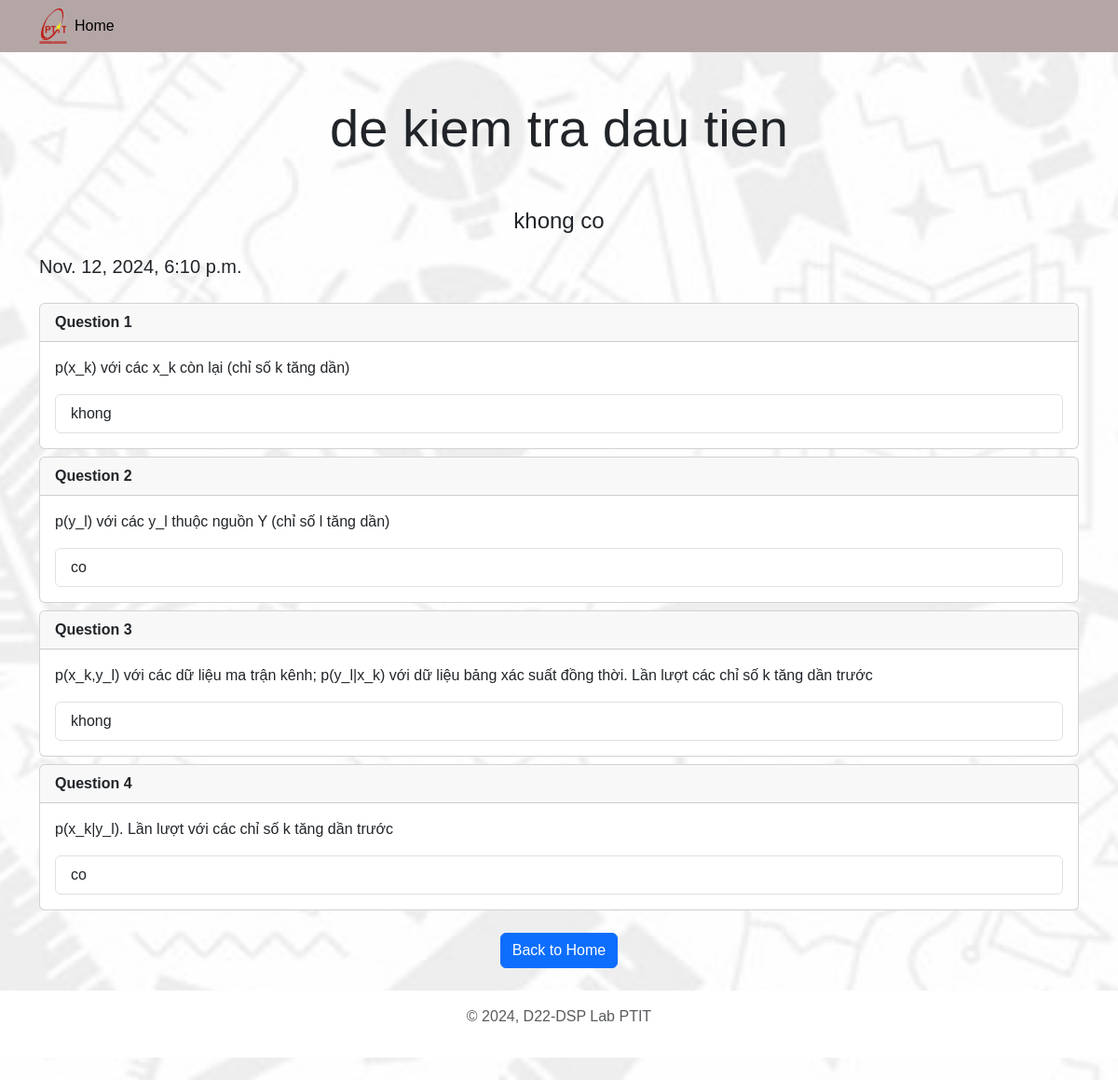
The page /myclass/all_student_answers/1/1 (signed in) on the database its author committed.
### quiz/models.py (models this page shows, shortened)
class Quiz(models.Model):
    id = models.AutoField(primary_key=True)
    title = models.CharField(max_length=255)
    description = models.TextField()
    class_id = models.ForeignKey(MyClass, on_delete=models.CASCADE, null=True, blank=True)
    category = models.ForeignKey(Category, on_delete=models.CASCADE,null=True, blank=True)
    quiz_file = models.FileField(upload_to='quiz/' , null=True, blank=True)
    created_at = models.DateTimeField(auto_now_add=True)
    updated_at = models.DateTimeField(auto_now=True)
    duration = models.IntegerField(default=45)
    total_questions = models.IntegerField()
    instructor = models.ForeignKey(User, on_delete=models.CASCADE,null=True, blank=True)
    active = models.BooleanField(default=False)
    class Meta:
        verbose_name_plural = 'Quizzes'

class Question(models.Model):
    QUESTION_TYPES = [
        ('MCQ', 'Multiple Choice Question'),
        ('FIB', 'Fill in the Blank'),
    ]
    category = models.ForeignKey(Category, on_delete=models.CASCADE,null=True, blank=True)
    topic = models.TextField(null=True, blank=True)
    subtopic = models.TextField(null=True, blank=True)
    id = models.AutoField(primary_key=True)
    question_type = models.CharField(max_length=3, choices=QUESTION_TYPES)
    CLO = models.IntegerField(default=1)
    quiz_id = models.ForeignKey(Quiz, on_delete=models.CASCADE)
    question_text = models.TextField()
    difficulty = models.IntegerField(default=1)

class FullStudentAnswer(models.Model):
    id = models.AutoField(primary_key=True)
    question_id = models.ForeignKey(Question, on_delete=models.CASCADE)
    quiz_result_id = models.ForeignKey(QuizResult, on_delete=models.CASCADE)
    selected_option = models.ForeignKey(Option, on_delete=models.CASCADE, default = None, null = True)
    option_1 = models.ForeignKey(Option, on_delete=models.CASCADE, related_name='option_1', default = None, null = True)
    option_2 = models.ForeignKey(Option, on_delete=models.CASCADE, related_name='option_2', default = None, null = True)
    option_3 = models.ForeignKey(Option, on_delete=models.CASCADE, related_name='option_3', default = None, null = True)
    option_4 = models.ForeignKey(Option, on_delete=models.CASCADE, related_name='option_4', default = None, null=True)
    answer_text = models.TextField()
    quiz_id = models.ForeignKey(Quiz, on_delete=models.CASCADE)

### quiz/views.py (the view)
# urls.py: path('all_student_answers/<int:quiz_id>/<int:quiz_result_id>', quiz_views.all_quiz_result_view, name='all_student_answers'),
@login_required(login_url='login')
def all_quiz_result_view(request, quiz_id, quiz_result_id):
    quiz = get_object_or_404(Quiz, id=quiz_id)
    questions = Question.objects.filter(quiz_id=quiz_id)
    quiz_result = get_object_or_404(QuizResult, id=quiz_result_id)
    full_student_answers = FullStudentAnswer.objects.filter(quiz_result_id=quiz_result_id)
    return render(request, 'all_student_answers.html', {
        'quiz': quiz,
        'questions': questions,
        'quiz_result': quiz_result,
        'full_student_answers': full_student_answers
    })

### templates/all_student_answers.html (shortened to what this page needs)
<!DOCTYPE html>
<html lang="en">
<head>
    <link href="https://cdn.jsdelivr.net/npm/bootstrap@5.3.0-alpha3/dist/css/bootstrap.min.css" rel="stylesheet"
>
    <link rel="stylesheet" href="/static/css/style.css">
</head>
<body>
    <nav class="navbar navbar-expand-lg bg-body-tertiary d-none d-lg-block">
        <div class="container">
            <img src="/static/images/logo_ptit.png" alt="" style="width: 30px;">
            <div class="collapse navbar-collapse" id="navbarSupportedContent">
                <ul class="navbar-nav me-auto mb-2 mb-lg-0">
                    <li class="nav-item">
                        <a class="nav-link active" aria-current="page" href="{% url 'welcome' %}">Home</a>
                    </li>
                </ul>
            </div>
        </div>
    </nav>
    <h1 class="display-4 text-center my-5"> {{ quiz.title }} </h1>
    <p class="fs-4 text-center container">{{ quiz.description }}</p>
    <div class="container">
        <div class="d-flex justify-content-between">
            <span class="fs-5">{{ quiz.created_at }}</span>
        </div>
        <div class="questions my-4">
            {% for question in questions %}
                <div class="card mb-2">
                    <div class="card-header fw-bold">
                        Question {{ forloop.counter }}
                    </div>
                    <div class="card-body">
                        <p class="card-text">{{ question.question_text }}</p>
                        {% if question.question_type == 'MCQ' %}
                            <ul class="list-group">
                                {% for answer in full_student_answers %}
                                    {% if answer.question_id.id == question.id and answer.quiz_result_id.id == quiz_result.id %}
                                        <li class="list-group-item {% if answer.option_1.id == answer.selected_option.id %}list-group-item-success{% elif answer.option_1.id != answer.selected_option.id and answer.option_1.is_correct %}list-group-item-success{% elif answer.option_1.id == answer.selected_option.id and not answer.option_1.is_correct %}list-group-item-danger{% endif %}">
                                            {{ answer.option_1.option_text }}
                                        </li>
                                        <li class="list-group-item {% if answer.option_2.id == answer.selected_option.id %}list-group-item-success{% elif answer.option_2.id != answer.selected_option.id and answer.option_2.is_correct %}list-group-item-success{% elif answer.option_2.id == answer.selected_option.id and not answer.option_2.is_correct %}list-group-item-danger{% endif %}">
                                            {{ answer.option_2.option_text }}
                                        </li>
                                        <li class="list-group-item {% if answer.option_3.id == answer.selected_option.id %}list-group-item-success{% elif answer.option_3.id != answer.selected_option.id and answer.option_3.is_correct %}list-group-item-success{% elif answer.option_3.id == answer.selected_option.id and not answer.option_3.is_correct %}list-group-item-danger{% endif %}">
                                            {{ answer.option_3.option_text }}
                                        </li>
                                        <li class="list-group-item {% if answer.option_4.id == answer.selected_option.id %}list-group-item-success{% elif answer.option_4.id != answer.selected_option.id and answer.option_4.is_correct %}list-group-item-success{% elif answer.option_4.id == answer.selected_option.id and not answer.option_4.is_correct %}list-group-item-danger{% endif %}">
                                            {{ answer.option_4.option_text }}
                                        </li>
                                    {% endif %}
                                {% endfor %}
                            </ul>
                        {% elif question.question_type == 'FIB' %}
                            <ul class="list-group">
                                {% for answer in full_student_answers %}
                                    {% if answer.question_id.id == question.id and answer.quiz_result_id.id == quiz_result.id %}
                                        <li class="list-group-item">
                                            {{ answer.answer_text }}
                                        </li>
                                    {% endif %}
                                {% endfor %}
                            </ul>
                        {% endif %}
                    </div>
                </div>
            {% endfor %}
        </div>
        <div class="card-footer text-center">
            <a href="{% url 'welcome' %}" class="btn btn-primary">Back to Home</a>
        </div>
    </div>
    <footer class="py-3 my-4">
        <p class="text-center text-body-secondary">© 2024, D22-DSP Lab PTIT</p>
    </footer>
</body>
</html>

### static/css/style.css (style rules this page uses)
* { font-family: 'Arial', 'Tahoma', 'Verdana', 'Roboto', 'Open Sans', sans-serif; }
body { background-image: url("../images/Bg1.jpg"); background-size: cover; background-repeat: no-repeat; background-attachment: fixed; background-position: center; }
footer { background-color: #ffffff !important; width: 100%; }
.navbar { background-color: #b5a6a6 !important; }

### rows shown on the page
Quiz: title "de kiem tra dau tien", description "khong co", created_at "Nov. 12, 2024, 6:10 p.m."
Question: question_text "p(x_k) với các x_k còn lại (chỉ số k tăng dần)"
FullStudentAnswer: answer_text "khong"
Question: question_text "p(y_l) với các y_l thuộc nguồn Y (chỉ số l tăng dần)"
FullStudentAnswer: answer_text "co"
Question: question_text "p(x_k,y_l) với các dữ liệu ma trận kênh; p(y_l|x_k) với dữ liệu bảng xác suất đồng thời. Lần lượt các chỉ số k tăng dần trước"
FullStudentAnswer: answer_text "khong"
Question: question_text "p(x_k|y_l). Lần lượt với các chỉ số k tăng dần trước"
FullStudentAnswer: answer_text "co"
